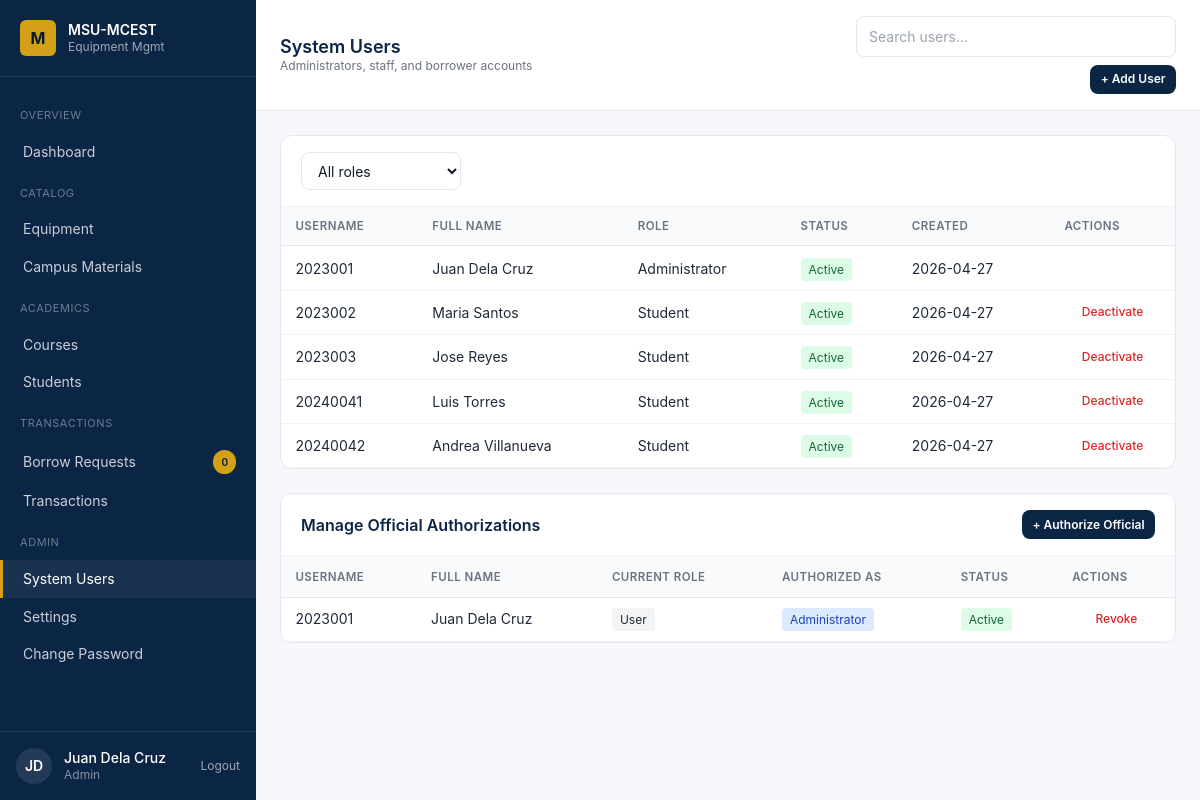
The page /pages/users.php (signed in) on the database its author committed.
### tables this page shows
CREATE TABLE `users` (
  `user_id` int(11) NOT NULL,
  `student_id` int(11) DEFAULT NULL,
  `official_id` varchar(50) DEFAULT NULL,
  `username` varchar(100) NOT NULL,
  `password` varchar(255) NOT NULL,
  `role` enum('student','admin','faculty') DEFAULT 'student',
  `is_default_password` tinyint(1) DEFAULT 1,
  `is_active` tinyint(1) DEFAULT 1,
  `last_login` timestamp NULL DEFAULT NULL,
  `created_at` timestamp NOT NULL DEFAULT current_timestamp()
);

CREATE TABLE `master_list` (
  `student_id` int(11) NOT NULL,
  `first_name` varchar(100) NOT NULL,
  `last_name` varchar(255) NOT NULL,
  `course_code` varchar(20) DEFAULT NULL,
  `year_level` varchar(50) DEFAULT NULL,
  `created_at` timestamp NOT NULL DEFAULT current_timestamp()
);

### partials/page-data.php (called while the page is built, shortened)
<?php
require_once __DIR__ . '/../process/_helpers.php';
function h($value)
{
    return htmlspecialchars((string) ($value ?? ''), ENT_QUOTES, 'UTF-8');
}
function one_value($sql, array $params = [])
{
    global $pdo;
    $stmt = $pdo->prepare($sql);
    $stmt->execute($params);
    return $stmt->fetchColumn();
}
function all_rows($sql, array $params = [])
{
    global $pdo;
    $stmt = $pdo->prepare($sql);
    $stmt->execute($params);
    return $stmt->fetchAll();
}
function current_user()
{
    return all_rows(
        'SELECT u.*, m.first_name, m.last_name, m.course_code, m.year_level
         FROM users u
         LEFT JOIN master_list m ON m.student_id = u.student_id
         WHERE u.user_id = ?
         LIMIT 1',
        [$_SESSION['user_id']]
    )[0] ?? null;
}
function user_full_name($user)
{
    $name = trim(($user['first_name'] ?? '') . ' ' . ($user['last_name'] ?? ''));
    return $name !== '' ? $name : ($user['username'] ?? 'User');
}
function initials($name)
{
    $parts = preg_split('/\s+/', trim($name), -1, PREG_SPLIT_NO_EMPTY);
    $letters = '';
    foreach (array_slice($parts, 0, 2) as $part) {
        $letters .= strtoupper(substr($part, 0, 1));
    }
    return $letters ?: 'U';
}
function pending_request_count()
{
    return (int) one_value('SELECT COUNT(*) FROM borrow_request WHERE status = "PENDING"');
}
$currentUser = current_user();
$currentName = $currentUser ? user_full_name($currentUser) : 'User';
$currentInitials = initials($currentName);
$canManageBorrowWorkflow = can_manage_borrow_workflow($currentUser['role'] ?? ($_SESSION['role'] ?? ''));
$canManageUserRoles = can_manage_user_roles($currentUser['role'] ?? ($_SESSION['role'] ?? ''));
$pendingCount = pending_request_count();

### process/_helpers.php (called while the page is built, shortened)
<?php
function can_manage_borrow_workflow($role)
{
    return $role === 'admin';
}
function can_manage_user_roles($role)
{
    return $role === 'admin';
}

### pages/users.php (the view, shortened to what this page needs)
<?php
require_once __DIR__ . '/../partials/page-data.php';
$userRows = all_rows(
    'SELECT u.*,
            COALESCE(NULLIF(TRIM(CONCAT(COALESCE(m.first_name, ""), " ", COALESCE(m.last_name, ""))), ""),
                     NULLIF(TRIM(CONCAT(COALESCE(o.first_name, ""), " ", COALESCE(o.last_name, ""))), ""),
                     u.username) AS full_name
     FROM users u
     LEFT JOIN master_list m ON m.student_id = u.student_id
     LEFT JOIN officials_masterlist o ON o.official_id = u.official_id
     ORDER BY u.created_at DESC'
);
$authorizationCandidateRows = all_rows(
    'SELECT u.*,
            COALESCE(NULLIF(TRIM(CONCAT(COALESCE(m.first_name, ""), " ", COALESCE(m.last_name, ""))), ""),
                     NULLIF(TRIM(CONCAT(COALESCE(o.first_name, ""), " ", COALESCE(o.last_name, ""))), ""),
                     u.username) AS full_name
     FROM users u
     LEFT JOIN master_list m ON m.student_id = u.student_id
     LEFT JOIN officials_masterlist o ON o.official_id = u.official_id
     WHERE u.is_active = 1
     ORDER BY u.username'
);
$officialRows = array_values(array_filter($userRows, function ($user) {
    return in_array($user['role'], ['admin', 'faculty'], true);
}));
?>
<!doctype html>
<html lang="en">
<head>
  <script src="https://cdn.tailwindcss.com"></script>
  <link rel="stylesheet" href="../css/app.css" />
</head>
<body class="min-h-screen bg-surface">
<aside class="sidebar hidden md:flex md:flex-col w-64 bg-navy text-white fixed inset-y-0 left-0 z-30">
  <div class="px-5 py-5 border-b border-white/10 flex items-center gap-3">
    <div class="w-9 h-9 rounded-md bg-gold text-navy-dark grid place-items-center font-bold">M</div>
    <div><div class="text-sm font-semibold leading-tight">MSU-MCEST</div><div class="text-xs text-white/60">Equipment Mgmt</div></div>
  </div>
  <nav class="flex-1 py-4 text-sm">
    <p class="px-5 mt-3 text-[11px] uppercase tracking-wider text-white/40 mb-2">Overview</p>
    <a href="admin-dashboard.php" class="nav-link">Dashboard</a>
    <p class="px-5 mt-3 text-[11px] uppercase tracking-wider text-white/40 mb-2">Catalog</p>
    <a href="equipment.php" class="nav-link">Equipment</a>
    <a href="materials.php" class="nav-link">Campus Materials</a>
    <p class="px-5 mt-3 text-[11px] uppercase tracking-wider text-white/40 mb-2">Academics</p>
    <a href="courses.php" class="nav-link">Courses</a>
    <a href="students.php" class="nav-link">Students</a>
    <?php if ($canManageBorrowWorkflow): ?>
    <p class="px-5 mt-3 text-[11px] uppercase tracking-wider text-white/40 mb-2">Transactions</p>
    <a href="requests.php" class="nav-link flex items-center">Borrow Requests<span class="ml-auto text-[10px] bg-gold text-navy-dark font-semibold px-2 py-0.5 rounded-full"><?php echo $pendingCount; ?></span></a>
    <a href="transactions.php" class="nav-link">Transactions</a>
    <?php endif; ?>
    <p class="px-5 mt-3 text-[11px] uppercase tracking-wider text-white/40 mb-2">Admin</p>
    <?php if ($canManageUserRoles): ?>
    <a href="users.php" class="nav-link active">System Users</a>
    <?php endif; ?>
    <a href="admin-settings.php" class="nav-link">Settings</a>
    <a href="change-password.php" class="nav-link">Change Password</a>
  </nav>
  <div class="p-4 border-t border-white/10 flex items-center gap-3">
    <div class="w-9 h-9 rounded-full bg-white/10 grid place-items-center text-sm font-semibold"><?php echo h($currentInitials); ?></div>
    <div class="text-sm leading-tight"><div class="font-medium"><?php echo h($currentName); ?></div><div class="text-white/50 text-xs"><?php echo h(ucfirst($currentUser['role'] ?? 'user')); ?></div></div>
    <a href="../process/logout.php" class="ml-auto text-white/60 hover:text-gold text-xs" data-confirm="Log out now?">Logout</a>
  </div>
</aside>
<div class="md:ml-64 main-shift page-fade">
  <header class="bg-white border-b border-gray-200 sticky top-0 z-10">
    <div class="px-6 py-4 flex flex-wrap items-center gap-4">
      <div><h1 class="text-lg font-semibold text-navy leading-tight whitespace-nowrap">System Users</h1><p class="text-xs text-gray-500">Administrators, staff, and borrower accounts</p></div>
      <div class="ml-auto flex items-center gap-2 flex-wrap justify-end"><input class="input max-w-xs" placeholder="Search users..." data-search-target="#usersTable" /><?php if ($canManageUserRoles): ?><button class="btn btn-primary btn-sm" data-modal-open="addUserModal">+ Add User</button><?php endif; ?></div>
    </div>
  </header>
  <main class="p-6 space-y-6">
    <section class="card">
      <div class="card-header">
        <select class="select max-w-[10rem]" id="roleFilter">
          <option value="">All roles</option>
        </select>
      </div>
      <div class="overflow-x-auto" id="usersTable">
        <table class="table">
          <thead><tr><th>Username</th><th>Full Name</th><th>Role</th><th>Status</th><th>Created</th><th class="text-center">Actions</th></tr></thead>
          <tbody>
            <?php if (!$userRows): ?>
              <tr><td colspan="6"><div class="empty"><div class="icon">-</div><p class="font-medium text-gray-700">No users yet</p><p class="text-sm">System users will appear here.</p></div></td></tr>
            <?php else: foreach ($userRows as $user):
              $roleLabel = $user['role'] === 'admin' ? 'Administrator' : ($user['role'] === 'faculty' ? 'Staff' : 'Student');
              $fullName = trim($user['full_name']) ?: $user['username'];
            ?>
              <tr data-searchable data-role="<?php echo h($user['role']); ?>">
                <td><?php echo h($user['username']); ?></td>
                <td><?php echo h($fullName); ?></td>
                <td><?php echo h($roleLabel); ?></td>
                <td><?php echo $user['is_active'] ? '<span class="px-2 py-1 bg-green-100 text-green-800 text-xs rounded">Active</span>' : '<span class="px-2 py-1 bg-red-100 text-red-800 text-xs rounded">Inactive</span>'; ?></td>
                <td><?php echo h(substr($user['created_at'], 0, 10)); ?></td>
                <td>
                  <?php if ((int) $user['user_id'] !== (int) ($_SESSION['user_id'] ?? 0)): ?>
                    <?php if ((int) $user['is_active'] === 1): ?>
                      <form method="POST" action="../process/users.php" class="flex justify-center" onsubmit="return confirm('Deactivate this user?');">
                        <button class="text-red-600 hover:text-red-800 text-xs font-medium">Deactivate</button>
                      </form>
                    <?php endif; ?>
                  <?php endif; ?>
                </td>
              </tr>
            <?php endforeach; endif; ?>
          </tbody>
        </table>
      </div>
    </section>
    <?php if ($canManageUserRoles): ?>
    <section class="card">
      <div class="card-header"><h2 class="font-semibold text-navy">Manage Official Authorizations</h2><button class="btn btn-primary btn-sm" data-modal-open="authorizeOfficial">+ Authorize Official</button></div>
      <div class="overflow-x-auto">
        <table class="table text-sm">
          <thead><tr><th>Username</th><th>Full Name</th><th>Current Role</th><th>Authorized As</th><th>Status</th><th class="text-center">Actions</th></tr></thead>
          <tbody>
            <?php if (!$officialRows): ?>
              <tr><td colspan="6"><div class="empty text-sm"><p class="font-medium text-gray-700">No authorized officials</p><p class="text-xs">System users can be authorized as officials here.</p></div></td></tr>
            <?php else: foreach ($officialRows as $official):
              $fullName = trim($official['full_name']) ?: $official['username'];
              $roleLabel = $official['role'] === 'admin' ? 'Administrator' : 'Staff';
            ?>
              <tr data-searchable>
                <td><?php echo h($official['username']); ?></td>
                <td><?php echo h($fullName); ?></td>
                <td><span class="px-2 py-1 bg-gray-100 text-gray-800 text-xs rounded">User</span></td>
                <td><span class="px-2 py-1 bg-blue-100 text-blue-800 text-xs rounded"><?php echo h($roleLabel); ?></span></td>
                <td><?php echo $official['is_active'] ? '<span class="px-2 py-1 bg-green-100 text-green-800 text-xs rounded">Active</span>' : '<span class="px-2 py-1 bg-red-100 text-red-800 text-xs rounded">Inactive</span>'; ?></td>
                <td>
                  <form method="POST" action="../process/users.php" class="flex justify-center" onsubmit="return confirm('Revoke official authorization?');">
                    <button class="text-red-600 hover:text-red-800 text-xs font-medium">Revoke</button>
                  </form>
                </td>
              </tr>
            <?php endforeach; endif; ?>
          </tbody>
        </table>
      </div>
    </section>
    <?php endif; ?>
  </main>
</div>
</body>
</html>

### css/app.css (style rules this page uses)
html, body { height: 100%; }
body { font-family: 'Inter', system-ui, -apple-system, Segoe UI, Roboto, sans-serif; background: #F7F8FB; color: #111827; }
.page-fade { opacity: 1; transition: opacity .2s ease; }
.js-ready .page-fade { opacity: 0; }
.js-ready .page-fade.is-ready { opacity: 1; }
.nav-link { display: flex; align-items: center; gap: .625rem; padding: .55rem 1.25rem; color: rgba(255,255,255,.78); border-left: 3px solid transparent; }
.nav-link.active { background: rgba(255,255,255,.06); color: #fff; border-left-color: #D4A017; }
.input, .select, .textarea { width: 100%; border: 1px solid #E5E7EB; background: #fff; border-radius: .5rem; padding: .55rem .75rem; font-size: .875rem; color: #111827; }
.btn { display:inline-flex; align-items:center; justify-content:center; gap:.5rem; padding:.55rem 1rem; border-radius:.5rem; font-size:.875rem; font-weight:600; white-space:nowrap; transition: background .15s ease, color .15s ease, border-color .15s ease; }
.btn-primary { background:#0B2545; color:#fff; }
.btn-sm { padding:.35rem .65rem; font-size:.75rem; }
.card { background:#fff; border:1px solid #E5E7EB; border-radius:.75rem; }
.card-header { padding:1rem 1.25rem; border-bottom:1px solid #F1F2F4; display:flex; align-items:center; justify-content:space-between; }
.table { width:100%; border-collapse:separate; border-spacing:0; font-size:.875rem; }
.table thead th { text-align:left; font-weight:600; font-size:.72rem; text-transform:uppercase; letter-spacing:.04em; color:#6B7280; background:#F9FAFB; padding:.65rem .9rem; border-bottom:1px solid #E5E7EB; }
.table tbody td { padding:.7rem .9rem; border-bottom:1px solid #F1F2F4; color:#1F2937; vertical-align: middle; }

### rows shown on the page
users: student.last_name "JD", student.last_name "Juan Dela Cruz", role "Admin", username "2023001", fullName "Juan Dela Cruz", role "Administrator", is_active "Active", created_at "2026-04-27"
users: username "2023002", fullName "Maria Santos", role "Student", is_active "Active", created_at "2026-04-27"
users: username "2023003", fullName "Jose Reyes", role "Student", is_active "Active", created_at "2026-04-27"
users: username "20240041", fullName "Luis Torres", role "Student", is_active "Active", created_at "2026-04-27"
users: username "20240042", fullName "Andrea Villanueva", role "Student", is_active "Active", created_at "2026-04-27"

### other values the page prints
$pendingCount "0"
